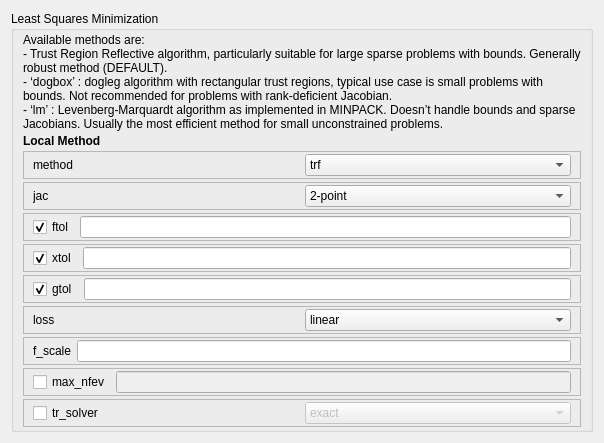
     <widget class="QWidget" name="ls">
      <attribute name="title">
       <string>LS</string>
      </attribute>
      <layout class="QVBoxLayout" name="verticalLayout_6">
       <item>
        <widget class="QGroupBox" name="groupBox">
         <property name="title">
          <string>Least Squares Minimization</string>
         </property>
         <layout class="QVBoxLayout" name="verticalLayout_2">
          <property name="spacing">
           <number>3</number>
          </property>
          <property name="topMargin">
           <number>2</number>
          </property>
          <property name="bottomMargin">
           <number>2</number>
          </property>
          <item>
           <widget class="QLabel" name="label_4">
            <property name="text">
             <string>Available methods are:
- Trust Region Reflective algorithm, particularly suitable for large sparse problems with bounds. Generally robust method (DEFAULT).
- ‘dogbox’ : dogleg algorithm with rectangular trust regions, typical use case is small problems with bounds. Not recommended for problems with rank-deficient Jacobian.
- ‘lm’ : Levenberg-Marquardt algorithm as implemented in MINPACK. Doesn’t handle bounds and sparse Jacobians. Usually the most efficient method for small unconstrained problems.</string>
            </property>
            <property name="scaledContents">
             <bool>false</bool>
            </property>
            <property name="wordWrap">
             <bool>true</bool>
            </property>
           </widget>
          </item>
          <item>
           <widget class="QLabel" name="label_5">
            <property name="font">
             <font>
              <weight>75</weight>
              <bold>true</bold>
             </font>
            </property>
            <property name="text">
             <string>Local Method</string>
            </property>
           </widget>
          </item>
          <item>
           <widget class="QFrame" name="frame_50">
            <property name="frameShape">
             <enum>QFrame::StyledPanel</enum>
            </property>
            <property name="frameShadow">
             <enum>QFrame::Raised</enum>
            </property>
            <layout class="QHBoxLayout" name="horizontalLayout_49">
             <property name="topMargin">
              <number>2</number>
             </property>
             <property name="bottomMargin">
              <number>2</number>
             </property>
             <item>
              <widget class="QLabel" name="label_3">
               <property name="text">
                <string>method</string>
               </property>
              </widget>
             </item>
             <item>
              <widget class="QComboBox" name="LSmethodcomboBox">
               <property name="toolTip">
                <string>- Trust Region Reflective algorithm, particularly suitable for large sparse problems with bounds. Generally robust method (DEFAULT).
- ‘dogbox’ : dogleg algorithm with rectangular trust regions, typical use case is small problems with bounds. Not recommended for problems with rank-deficient Jacobian.
- ‘lm’ : Levenberg-Marquardt algorithm as implemented in MINPACK. Doesn’t handle bounds and sparse Jacobians. Usually the most efficient method for small unconstrained problems.</string>
               </property>
               <item>
                <property name="text">
                 <string>trf</string>
                </property>
               </item>
               <item>
                <property name="text">
                 <string>dogbox</string>
                </property>
               </item>
               <item>
                <property name="text">
                 <string>lm</string>
                </property>
               </item>
              </widget>
             </item>
            </layout>
           </widget>
          </item>
          <item>
           <widget class="QFrame" name="frame_29">
            <property name="frameShape">
             <enum>QFrame::StyledPanel</enum>
            </property>
            <property name="frameShadow">
             <enum>QFrame::Raised</enum>
            </property>
            <layout class="QHBoxLayout" name="horizontalLayout_30">
             <property name="topMargin">
              <number>2</number>
             </property>
             <property name="bottomMargin">
              <number>2</number>
             </property>
             <item>
              <widget class="QLabel" name="label_16">
               <property name="toolTip">
                <string>Finite difference scheme for numerical estimation of the Jacobian matrix: 
- ‘2-point’ (default)
- ‘3-point’: more accurate, but requires twice as many operations as 2-point. 
- ‘cs’ uses complex steps, and while potentially the most accurate, it is applicable only when fun correctly handles complex inputs and can be analytically continued to the complex plane. 
Method ‘lm’ always uses the ‘2-point’ scheme.</string>
               </property>
               <property name="text">
                <string>jac</string>
               </property>
              </widget>
             </item>
             <item>
              <widget class="QComboBox" name="LSjaccomboBox">
               <property name="toolTip">
                <string>Finite difference scheme for numerical estimation of the Jacobian matrix: 
- ‘2-point’ (default)
- ‘3-point’: more accurate, but requires twice as many operations as 2-point. 
- ‘cs’ uses complex steps, and while potentially the most accurate, it is applicable only when fun correctly handles complex inputs and can be analytically continued to the complex plane. 
Method ‘lm’ always uses the ‘2-point’ scheme.</string>
               </property>
               <item>
                <property name="text">
                 <string>2-point</string>
                </property>
               </item>
               <item>
                <property name="text">
                 <string>3-point</string>
                </property>
               </item>
               <item>
                <property name="text">
                 <string>cs</string>
                </property>
               </item>
              </widget>
             </item>
            </layout>
           </widget>
          </item>
          <item>
           <widget class="QFrame" name="frame">
            <property name="frameShape">
             <enum>QFrame::StyledPanel</enum>
            </property>
            <property name="frameShadow">
             <enum>QFrame::Raised</enum>
            </property>
            <layout class="QHBoxLayout" name="horizontalLayout_2">
             <property name="topMargin">
              <number>2</number>
             </property>
             <property name="bottomMargin">
              <number>2</number>
             </property>
             <item>
              <widget class="QCheckBox" name="LSftolcheckBox">
               <property name="toolTip">
                <string>Tolerance for termination by the change of the cost function. Default is 1e-8. The optimization process is stopped when dF &lt; ftol * F, and there was an adequate agreement between a local quadratic model and the true model in the last step.</string>
               </property>
               <property name="text">
                <string>ftol</string>
               </property>
               <property name="checked">
                <bool>true</bool>
               </property>
              </widget>
             </item>
             <item>
              <widget class="QLineEdit" name="LSftollineEdit">
               <property name="toolTip">
                <string>Tolerance for termination by the change of the cost function. Default is 1e-8. The optimization process is stopped when dF &lt; ftol * F, and there was an adequate agreement between a local quadratic model and the true model in the last step.</string>
               </property>
              </widget>
             </item>
            </layout>
           </widget>
          </item>
          <item>
           <widget class="QFrame" name="frame_2">
            <property name="frameShape">
             <enum>QFrame::StyledPanel</enum>
            </property>
            <property name="frameShadow">
             <enum>QFrame::Raised</enum>
            </property>
            <layout class="QHBoxLayout" name="horizontalLayout_3">
             <property name="topMargin">
              <number>2</number>
             </property>
             <property name="bottomMargin">
              <number>2</number>
             </property>
             <item>
              <widget class="QCheckBox" name="LSxtolcheckBox">
               <property name="toolTip">
                <string>Tolerance for termination by the change of the independent variables. Default is 1e-8. The exact condition depends on the method used:

For ‘trf’ and ‘dogbox’ : norm(dx) &lt; xtol * (xtol + norm(x))

For ‘lm’ : Delta &lt; xtol * norm(xs), where Delta is a trust-region radius and xs is the value of x scaled according to x_scale parameter (see below).</string>
               </property>
               <property name="text">
                <string>xtol</string>
               </property>
               <property name="checked">
                <bool>true</bool>
               </property>
              </widget>
             </item>
             <item>
              <widget class="QLineEdit" name="LSxtollineEdit">
               <property name="toolTip">
                <string>Tolerance for termination by the change of the independent variables. Default is 1e-8. The exact condition depends on the method used:

For ‘trf’ and ‘dogbox’ : norm(dx) &lt; xtol * (xtol + norm(x))

For ‘lm’ : Delta &lt; xtol * norm(xs), where Delta is a trust-region radius and xs is the value of x scaled according to x_scale parameter (see below).</string>
               </property>
              </widget>
             </item>
            </layout>
           </widget>
          </item>
          <item>
           <widget class="QFrame" name="frame_45">
            <property name="frameShape">
             <enum>QFrame::StyledPanel</enum>
            </property>
            <property name="frameShadow">
             <enum>QFrame::Raised</enum>
            </property>
            <layout class="QHBoxLayout" name="horizontalLayout_46">
             <property name="topMargin">
              <number>2</number>
             </property>
             <property name="bottomMargin">
              <number>2</number>
             </property>
             <item>
              <widget class="QCheckBox" name="LSgtolcheckBox">
               <property name="toolTip">
                <string>Tolerance for termination by the norm of the gradient. Default is 1e-8. The exact condition depends on a method used:

For ‘trf’ : norm(g_scaled, ord=np.inf) &lt; gtol, where g_scaled is the value of the gradient scaled to account for the presence of the bounds [STIR].

For ‘dogbox’ : norm(g_free, ord=np.inf) &lt; gtol, where g_free is the gradient with respect to the variables which are not in the optimal state on the boundary.

For ‘lm’ : the maximum absolute value of the cosine of angles between columns of the Jacobian and the residual vector is less than gtol, or the residual vector is zero.</string>
               </property>
               <property name="text">
                <string>gtol</string>
               </property>
               <property name="checked">
                <bool>true</bool>
               </property>
              </widget>
             </item>
             <item>
              <widget class="QLineEdit" name="LSgtollineEdit">
               <property name="toolTip">
                <string>Tolerance for termination by the norm of the gradient. Default is 1e-8. The exact condition depends on a method used:

For ‘trf’ : norm(g_scaled, ord=np.inf) &lt; gtol, where g_scaled is the value of the gradient scaled to account for the presence of the bounds [STIR].

For ‘dogbox’ : norm(g_free, ord=np.inf) &lt; gtol, where g_free is the gradient with respect to the variables which are not in the optimal state on the boundary.

For ‘lm’ : the maximum absolute value of the cosine of angles between columns of the Jacobian and the residual vector is less than gtol, or the residual vector is zero.</string>
               </property>
              </widget>
             </item>
            </layout>
           </widget>
          </item>
          <item>
           <widget class="QFrame" name="frame_46">
            <property name="frameShape">
             <enum>QFrame::StyledPanel</enum>
            </property>
            <property name="frameShadow">
             <enum>QFrame::Raised</enum>
            </property>
            <layout class="QHBoxLayout" name="horizontalLayout_47">
             <property name="topMargin">
              <number>2</number>
             </property>
             <property name="bottomMargin">
              <number>2</number>
             </property>
             <item>
              <widget class="QLabel" name="label">
               <property name="text">
                <string>loss</string>
               </property>
              </widget>
             </item>
             <item>
              <widget class="QComboBox" name="LSlosscomboBox">
               <property name="toolTip">
                <string>Determines the loss function. The following keyword values are allowed:
- ‘linear’ (default) : rho(z) = z. Gives a standard least-squares problem.
- ‘soft_l1’ : rho(z) = 2 * ((1 + z)**0.5 - 1). The smooth approximation of l1 (absolute value) loss. Usually a good choice for robust least squares.
- ‘huber’ : rho(z) = z if z &lt;= 1 else 2*z^0.5 - 1. Works similarly to ‘soft_l1’. 
- ‘cauchy’ : rho(z) = ln(1 + z). Severely weakens outliers influence, but may cause difficulties in optimization process.
- ‘arctan’ : rho(z) = arctan(z). Limits a maximum loss on a single residual, has properties similar to ‘cauchy’.
 Method ‘lm’ supports only ‘linear’ loss.</string>
               </property>
               <item>
                <property name="text">
                 <string>linear</string>
                </property>
               </item>
               <item>
                <property name="text">
                 <string>soft_l1</string>
                </property>
               </item>
               <item>
                <property name="text">
                 <string>huber</string>
                </property>
               </item>
               <item>
                <property name="text">
                 <string>cauchy</string>
                </property>
               </item>
               <item>
                <property name="text">
                 <string>arctan</string>
                </property>
               </item>
              </widget>
             </item>
            </layout>
           </widget>
          </item>
          <item>
           <widget class="QFrame" name="frame_47">
            <property name="frameShape">
             <enum>QFrame::StyledPanel</enum>
            </property>
            <property name="frameShadow">
             <enum>QFrame::Raised</enum>
            </property>
            <layout class="QHBoxLayout" name="horizontalLayout_48">
             <property name="topMargin">
              <number>2</number>
             </property>
             <property name="bottomMargin">
              <number>2</number>
             </property>
             <item>
              <widget class="QLabel" name="label_2">
               <property name="text">
                <string>f_scale</string>
               </property>
              </widget>
             </item>
             <item>
              <widget class="QLineEdit" name="LSf_scalelineEdit">
               <property name="toolTip">
                <string>Value of soft margin between inlier and outlier residuals, default is 1.0. The loss function is evaluated as follows rho_(f**2) = C**2 * rho(f**2 / C**2), where C is f_scale, and rho is determined by loss parameter. This parameter has no effect with loss='linear', but for other loss values it is of crucial importance.</string>
               </property>
              </widget>
             </item>
            </layout>
           </widget>
          </item>
          <item>
           <widget class="QFrame" name="frame_3">
            <property name="frameShape">
             <enum>QFrame::StyledPanel</enum>
            </property>
            <property name="frameShadow">
             <enum>QFrame::Raised</enum>
            </property>
            <layout class="QHBoxLayout" name="horizontalLayout">
             <property name="topMargin">
              <number>2</number>
             </property>
             <property name="bottomMargin">
              <number>2</number>
             </property>
             <item>
              <widget class="QCheckBox" name="LSmax_nfevcheckBox">
               <property name="toolTip">
                <string>Maximum number of function evaluations before the termination. If None (default), the value is chosen automatically:

For ‘trf’ and ‘dogbox’ : 100 * n.

For ‘lm’ : 100 * n if jac is callable and 100 * n * (n + 1) otherwise (because ‘lm’ counts function calls in Jacobian estimation).</string>
               </property>
               <property name="text">
                <string>max_nfev</string>
               </property>
              </widget>
             </item>
             <item>
              <widget class="QLineEdit" name="LSmax_nfevlineEdit">
               <property name="enabled">
                <bool>false</bool>
               </property>
               <property name="toolTip">
                <string>Maximum number of function evaluations before the termination. If None (default), the value is chosen automatically:

For ‘trf’ and ‘dogbox’ : 100 * n.

For ‘lm’ : 100 * n if jac is callable and 100 * n * (n + 1) otherwise (because ‘lm’ counts function calls in Jacobian estimation).</string>
               </property>
              </widget>
             </item>
            </layout>
           </widget>
          </item>
          <item>
           <widget class="QFrame" name="frame_48">
            <property name="frameShape">
             <enum>QFrame::StyledPanel</enum>
            </property>
            <property name="frameShadow">
             <enum>QFrame::Raised</enum>
            </property>
            <layout class="QHBoxLayout" name="horizontalLayout_50">
             <property name="topMargin">
              <number>2</number>
             </property>
             <property name="bottomMargin">
              <number>2</number>
             </property>
             <item>
              <widget class="QCheckBox" name="LStr_solvercheckBox">
               <property name="text">
                <string>tr_solver</string>
               </property>
              </widget>
             </item>
             <item>
              <widget class="QComboBox" name="LStr_solvercomboBox">
               <property name="enabled">
                <bool>false</bool>
               </property>
               <property name="toolTip">
                <string>Method for solving trust-region subproblems, relevant only for ‘trf’ and ‘dogbox’ methods.

‘exact’ is suitable for not very large problems with dense Jacobian matrices. The computational complexity per iteration is comparable to a singular value decomposition of the Jacobian matrix.

‘lsmr’ is suitable for problems with sparse and large Jacobian matrices. It uses the iterative procedure the built-in least-squares solver for finding a solution of a linear least-squares problem and only requires matrix-vector product evaluations.

If None (default) the solver is chosen based on the type of Jacobian returned on the first iteration.</string>
               </property>
               <item>
                <property name="text">
                 <string>exact</string>
                </property>
               </item>
               <item>
                <property name="text">
                 <string>lsmr</string>
                </property>
               </item>
              </widget>
             </item>
            </layout>
           </widget>
          </item>
         </layout>
        </widget>
       </item>
      </layout>
     </widget>
